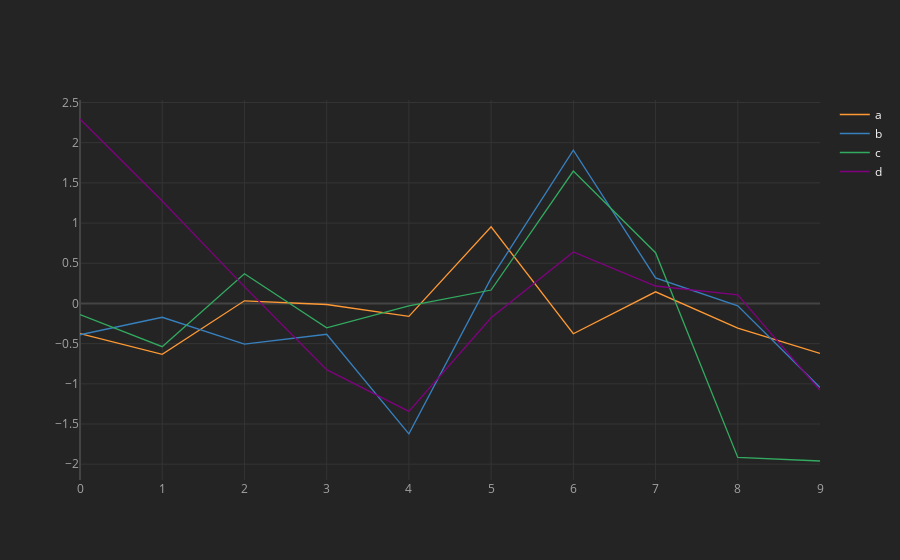

Source (notebook cell):
### Code cell
df5.iplot()

### Figure 1 — Plotly figure (JSON) as saved in the notebook; plotly's stock layout.template omitted (floating-point values rounded to 4 significant figures)
{"data": [{"line": {"color": "rgba(255, 153, 51, 1.0)", "dash": "solid", "shape": "linear", "width": 1.3}, "mode": "lines", "name": "a", "text": "", "type": "scatter", "x": [0, 1, 2, 3, 4, 5, 6, 7, 8, 9], "y": [-0.3762, -0.6334, 0.03276, -0.01331, -0.1602, 0.9534, -0.377, 0.1444, -0.306, -0.6211]}, {"line": {"color": "rgba(55, 128, 191, 1.0)", "dash": "solid", "shape": "linear", "width": 1.3}, "mode": "lines", "name": "b", "text": "", "type": "scatter", "x": [0, 1, 2, 3, 4, 5, 6, 7, 8, 9], "y": [-0.3898, -0.1719, -0.5052, -0.3837, -1.622, 0.3155, 1.906, 0.3173, -0.02978, -1.045]}, {"line": {"color": "rgba(50, 171, 96, 1.0)", "dash": "solid", "shape": "linear", "width": 1.3}, "mode": "lines", "name": "c", "text": "", "type": "scatter", "x": [0, 1, 2, 3, 4, 5, 6, 7, 8, 9], "y": [-0.1391, -0.5378, 0.3689, -0.3039, -0.03033, 0.1669, 1.647, 0.6314, -1.916, -1.96]}, {"line": {"color": "rgba(128, 0, 128, 1.0)", "dash": "solid", "shape": "linear", "width": 1.3}, "mode": "lines", "name": "d", "text": "", "type": "scatter", "x": [0, 1, 2, 3, 4, 5, 6, 7, 8, 9], "y": [2.295, 1.275, 0.2099, -0.8232, -1.343, -0.178, 0.6408, 0.217, 0.106, -1.081]}], "layout": {"legend": {"bgcolor": "#242424", "font": {"color": "#F4F4F4"}}, "paper_bgcolor": "#242424", "plot_bgcolor": "#242424", "title": {"font": {"color": "#F4F4F4"}}, "xaxis": {"gridcolor": "#343434", "showgrid": true, "tickfont": {"color": "#A4A4A4"}, "title": {"font": {"color": "#A4A4A4"}, "text": ""}, "zerolinecolor": "#444444"}, "yaxis": {"gridcolor": "#343434", "showgrid": true, "tickfont": {"color": "#A4A4A4"}, "title": {"font": {"color": "#A4A4A4"}, "text": ""}, "zerolinecolor": "#444444"}}}
